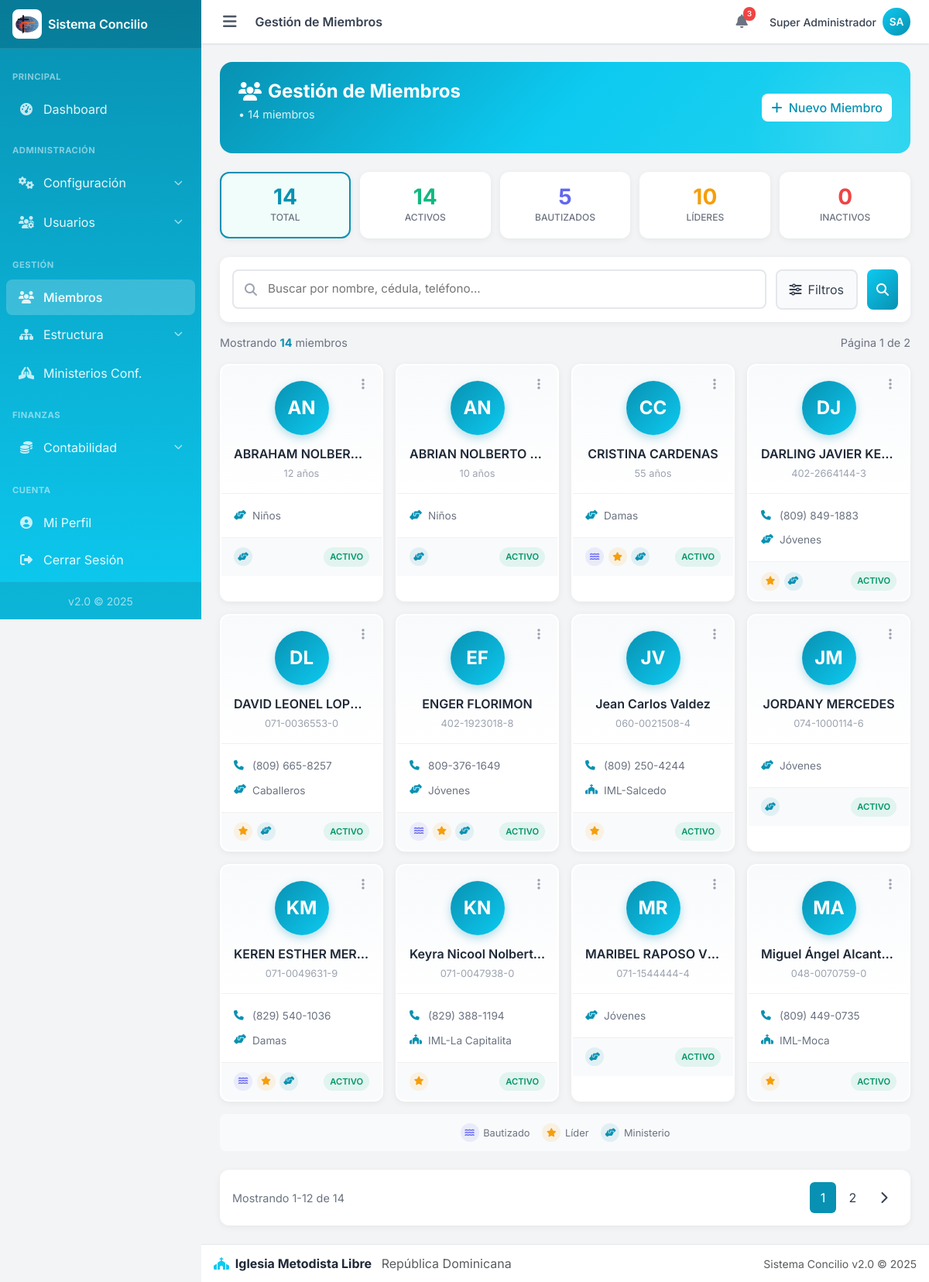
The page /admin/miembros/index.php (signed in) on the database its author committed.
### tables this page shows
CREATE TABLE `miembros` (
  `id` int(11) NOT NULL,
  `iglesia_id` int(11) NOT NULL,
  `familia_id` int(11) DEFAULT NULL,
  `nombre` varchar(100) NOT NULL,
  `apellido` varchar(100) NOT NULL,
  `sexo` enum('M','F') NOT NULL,
  `fecha_nacimiento` date DEFAULT NULL,
  `nacionalidad_id` int(11) DEFAULT NULL,
  `tipo_documento` enum('cedula','pasaporte') DEFAULT 'cedula',
  `numero_documento` varchar(30) DEFAULT NULL,
  `telefono` varchar(30) DEFAULT NULL,
  `direccion` varchar(255) DEFAULT NULL,
  `foto` varchar(255) DEFAULT NULL,
  `estado_civil` enum('soltero','casado','union_libre','divorciado','viudo') DEFAULT 'soltero',
  `nivel_estudio_id` int(11) DEFAULT NULL,
  `carrera_id` int(11) DEFAULT NULL,
  `formacion_continuada` text DEFAULT NULL COMMENT 'Maestría, Doctorado, Diplomados, Especialidades',
  `estado_miembro` enum('en_plena','en_preparacion','miembro_menor') DEFAULT 'en_preparacion',
  `ministerio_id` int(11) DEFAULT NULL,
  `es_bautizado` tinyint(1) NOT NULL DEFAULT 0,
  `fecha_bautismo` date DEFAULT NULL,
  `es_lider` tinyint(1) NOT NULL DEFAULT 0,
  `estado` enum('activo','inactivo','fallecido','trasladado') NOT NULL DEFAULT 'activo',
  `creado_en` timestamp NOT NULL DEFAULT current_timestamp(),
  `actualizado_en` timestamp NOT NULL DEFAULT current_timestamp() ON UPDATE current_timestamp()
);

CREATE TABLE `ministerios` (
  `id` int(11) NOT NULL,
  `nombre` varchar(100) NOT NULL,
  `descripcion` varchar(255) DEFAULT NULL,
  `activo` tinyint(1) NOT NULL DEFAULT 1
);

CREATE TABLE `iglesias` (
  `id` int(11) NOT NULL,
  `distrito_id` int(11) NOT NULL,
  `codigo` varchar(20) NOT NULL,
  `nombre` varchar(150) NOT NULL,
  `categoria` enum('Circuito','Capilla','Proyecto Evangelístico') NOT NULL DEFAULT 'Circuito',
  `direccion` varchar(255) DEFAULT NULL,
  `provincia_id` int(11) DEFAULT NULL,
  `municipio_id` int(11) DEFAULT NULL,
  `telefono` varchar(30) DEFAULT NULL,
  `correo` varchar(150) DEFAULT NULL,
  `activo` tinyint(1) NOT NULL DEFAULT 1,
  `creado_en` timestamp NOT NULL DEFAULT current_timestamp()
);

### admin/includes/seguridad.php (called while the page is built, shortened)
<?php
$ROL_NOMBRE = isset($_SESSION['rol_nombre']) ? $_SESSION['rol_nombre'] : 'sin_rol';

### admin/miembros/index.php (the view, shortened to what this page needs)
<?php
require_once __DIR__ . '/../includes/header.php';
$puede_crear = in_array($ROL_NOMBRE ?? '', ['super_admin', 'pastor', 'secretaria']);
$puede_eliminar = in_array($ROL_NOMBRE ?? '', ['super_admin', 'pastor']);
$filtro_ministerio = isset($_GET['ministerio']) ? (int)$_GET['ministerio'] : 0;
$filtro_estado = isset($_GET['estado']) ? $_GET['estado'] : '';
$filtro_estado_miembro = isset($_GET['estado_miembro']) ? $_GET['estado_miembro'] : '';
$filtro_bautizado = isset($_GET['bautizado']) ? $_GET['bautizado'] : '';
$filtro_lider = isset($_GET['lider']) ? $_GET['lider'] : '';
$buscar = isset($_GET['buscar']) ? trim($_GET['buscar']) : '';
$por_pagina = 12;
$pagina_actual = isset($_GET['pagina']) ? max(1, (int)$_GET['pagina']) : 1;
$offset = ($pagina_actual - 1) * $por_pagina;
$where = [];
$params = [];
$types = '';
$where_clause = !empty($where) ? " WHERE " . implode(' AND ', $where) : "";
$sql_base = "FROM miembros m
             INNER JOIN iglesias i ON i.id = m.iglesia_id
             INNER JOIN distritos d ON d.id = i.distrito_id
             LEFT JOIN ministerios min ON min.id = m.ministerio_id";
$where_base = [];
$where_base_clause = !empty($where_base) ? " WHERE " . implode(' AND ', $where_base) : "";
$stats = ['total' => 0, 'activos' => 0, 'bautizados' => 0, 'lideres' => 0, 'inactivos' => 0];
try {
    $sql = "SELECT COUNT(*) as total $sql_base $where_base_clause";
    $stmt = $conexion->prepare($sql);
    $stmt->execute();
    $stats['total'] = $stmt->get_result()->fetch_assoc()['total'] ?? 0;
    $sql = "SELECT COUNT(*) as total $sql_base " . ($where_base_clause ? $where_base_clause . " AND " : " WHERE ") . "m.estado = 'activo'";
    $stmt = $conexion->prepare($sql);
    $stmt->execute();
    $stats['activos'] = $stmt->get_result()->fetch_assoc()['total'] ?? 0;
    $sql = "SELECT COUNT(*) as total $sql_base " . ($where_base_clause ? $where_base_clause . " AND " : " WHERE ") . "m.es_bautizado = 1 AND m.estado = 'activo'";
    $stmt = $conexion->prepare($sql);
    $stmt->execute();
    $stats['bautizados'] = $stmt->get_result()->fetch_assoc()['total'] ?? 0;
    $sql = "SELECT COUNT(*) as total $sql_base " . ($where_base_clause ? $where_base_clause . " AND " : " WHERE ") . "m.es_lider = 1 AND m.estado = 'activo'";
    $stmt = $conexion->prepare($sql);
    $stmt->execute();
    $stats['lideres'] = $stmt->get_result()->fetch_assoc()['total'] ?? 0;
    $sql = "SELECT COUNT(*) as total $sql_base " . ($where_base_clause ? $where_base_clause . " AND " : " WHERE ") . "m.estado != 'activo'";
    $stmt = $conexion->prepare($sql);
    $stmt->execute();
    $stats['inactivos'] = $stmt->get_result()->fetch_assoc()['total'] ?? 0;
    $sql = "SELECT COUNT(*) as total $sql_base $where_clause";
    $stmt = $conexion->prepare($sql);
    $stmt->execute();
    $total_registros = $stmt->get_result()->fetch_assoc()['total'] ?? 0;
    $total_paginas = (int)ceil($total_registros / $por_pagina);
    $sql = "SELECT m.*, i.nombre AS iglesia_nombre, min.nombre AS ministerio_nombre
            $sql_base $where_clause ORDER BY m.nombre, m.apellido LIMIT ? OFFSET ?";
    $params_pag = array_merge($params, [$por_pagina, $offset]);
    $types_pag = $types . 'ii';
    $stmt = $conexion->prepare($sql);
    $stmt->bind_param($types_pag, ...$params_pag);
    $stmt->execute();
    $resultado = $stmt->get_result();
} catch (Exception $e) {
    error_log("Error: " . $e->getMessage());
    echo "<div class='alert alert-danger'>Error al cargar los miembros: " . htmlspecialchars($e->getMessage()) . "</div>";
    require_once __DIR__ . '/../includes/footer.php';
    exit;
}
function calcularEdadMiembro($fecha): int {
    return (int)(new DateTime($fecha))->diff(new DateTime())->y;
}
function getInicialesMiembro($nombre, $apellido): string {
    $n = !empty($nombre) ? mb_strtoupper(mb_substr($nombre, 0, 1)) : '';
    $a = !empty($apellido) ? mb_strtoupper(mb_substr($apellido, 0, 1)) : '';
    return $n . $a;
}
function buildUrl($params_override = []): string {
    $params = [];
    $params = array_merge($params, $params_override);
    $params = array_filter($params, fn($v) => $v !== '' && $v !== 0 && $v !== '0');
    return 'index.php' . (!empty($params) ? '?' . http_build_query($params) : '');
}
$hay_filtros = $filtro_ministerio > 0 || $filtro_estado !== '' || $filtro_estado_miembro !== '' ||
               $filtro_bautizado !== '' || $filtro_lider !== '' || $buscar !== '';
?>
<div class="members-header">
    <div class="members-header-content">
        <div>
            <h1><i class="fas fa-users"></i> Gestión de Miembros</h1>
            <p class="header-subtitle"><?php echo isset($IGLESIA_NOMBRE) ? htmlspecialchars($IGLESIA_NOMBRE) : 'Sistema Concilio'; ?> • <?php echo number_format($stats['total']); ?> miembros</p>
        </div>
        <?php if ($puede_crear): ?>
        <a href="crear.php" class="btn btn-primary"><i class="fas fa-plus me-1"></i> Nuevo Miembro</a>
        <?php endif; ?>
    </div>
</div>
<div class="stat-cards">
    <a href="index.php" class="stat-card stat-total <?php echo !$hay_filtros ? 'active' : ''; ?>">
        <div class="stat-number"><?php echo number_format($stats['total']); ?></div>
        <div class="stat-label">Total</div>
    </a>
    <a href="<?php echo buildUrl(['estado' => 'activo', 'bautizado' => '', 'lider' => '']); ?>" class="stat-card stat-activos <?php echo $filtro_estado === 'activo' && !$filtro_bautizado && !$filtro_lider ? 'active' : ''; ?>">
        <div class="stat-number"><?php echo number_format($stats['activos']); ?></div>
        <div class="stat-label">Activos</div>
    </a>
    <a href="<?php echo buildUrl(['bautizado' => '1', 'estado' => 'activo', 'lider' => '']); ?>" class="stat-card stat-bautizados <?php echo $filtro_bautizado === '1' ? 'active' : ''; ?>">
        <div class="stat-number"><?php echo number_format($stats['bautizados']); ?></div>
        <div class="stat-label">Bautizados</div>
    </a>
    <a href="<?php echo buildUrl(['lider' => '1', 'estado' => 'activo', 'bautizado' => '']); ?>" class="stat-card stat-lideres <?php echo $filtro_lider === '1' ? 'active' : ''; ?>">
        <div class="stat-number"><?php echo number_format($stats['lideres']); ?></div>
        <div class="stat-label">Líderes</div>
    </a>
    <a href="<?php echo buildUrl(['estado' => 'inactivo', 'bautizado' => '', 'lider' => '']); ?>" class="stat-card stat-inactivos <?php echo $filtro_estado === 'inactivo' ? 'active' : ''; ?>">
        <div class="stat-number"><?php echo number_format($stats['inactivos']); ?></div>
        <div class="stat-label">Inactivos</div>
    </a>
</div>
<div class="search-section">
    <form method="get" id="searchForm">
        <div class="search-row">
            <div class="search-input-wrapper">
                <i class="fas fa-search"></i>
                <input type="text" name="buscar" placeholder="Buscar por nombre, cédula, teléfono..." value="<?php echo htmlspecialchars($buscar); ?>">
            </div>
            <button type="button" class="filter-toggle <?php echo $hay_filtros ? 'active' : ''; ?>" onclick="toggleFilters()">
                <i class="fas fa-sliders-h"></i> Filtros
            </button>
            <button type="submit" class="btn btn-primary"><i class="fas fa-search"></i></button>
        </div>
    </form>
</div>
<div class="results-info">
    <span>Mostrando <strong><?php echo number_format($total_registros); ?></strong> miembros<?php echo $buscar ? ' para "'.htmlspecialchars($buscar).'"' : ''; ?></span>
    <?php if ($total_paginas > 1): ?><span>Página <?php echo $pagina_actual; ?> de <?php echo $total_paginas; ?></span><?php endif; ?>
</div>
<?php if ($resultado && $resultado->num_rows > 0): ?>
<div class="members-grid">
    <?php while ($m = $resultado->fetch_assoc()): ?>
    <div class="member-card" onclick="window.location.href='ver.php?id=<?php echo $m['id']; ?>'">
        <div class="member-card-top">
            <?php if ($puede_crear || $puede_eliminar): ?>
            <div class="member-card-menu" onclick="event.stopPropagation();">
                <button type="button" class="btn-card-menu" data-bs-toggle="dropdown"><i class="fas fa-ellipsis-v"></i></button>
            </div>
            <?php endif; ?>
            <?php if (!empty($m['foto']) && file_exists(__DIR__.'/../../uploads/miembros/'.$m['foto'])): ?>
                <img src="../../uploads/miembros/<?php echo htmlspecialchars($m['foto']); ?>" class="member-avatar">
            <?php else: ?>
                <div class="member-avatar-placeholder"><?php echo getInicialesMiembro($m['nombre']??'',$m['apellido']??''); ?></div>
            <?php endif; ?>
            <div class="member-name"><?php echo htmlspecialchars(($m['nombre']??'').' '.($m['apellido']??'')); ?></div>
            <?php if (!empty($m['numero_documento'])): ?>
            <div class="member-document"><?php echo htmlspecialchars($m['numero_documento']); ?></div>
            <?php elseif (!empty($m['fecha_nacimiento'])): ?>
            <div class="member-document"><?php echo calcularEdadMiembro($m['fecha_nacimiento']); ?> años</div>
            <?php endif; ?>
        </div>
        <div class="member-card-body">
            <?php if (!empty($m['telefono'])): ?>
            <div class="member-info-row"><i class="fas fa-phone"></i><span><?php echo htmlspecialchars($m['telefono']); ?></span></div>
            <?php endif; ?>
            <?php if (!empty($m['ministerio_nombre'])): ?>
            <div class="member-info-row"><i class="fas fa-hands-helping"></i><span><?php echo htmlspecialchars($m['ministerio_nombre']); ?></span></div>
            <?php else: ?>
            <div class="member-info-row"><i class="fas fa-church"></i><span><?php echo htmlspecialchars($m['iglesia_nombre']??''); ?></span></div>
            <?php endif; ?>
        </div>
        <div class="member-card-footer">
            <div class="member-badges">
                <?php if (!empty($m['es_bautizado'])): ?><span class="member-badge bautizado" title="Bautizado"><i class="fas fa-water"></i></span><?php endif; ?>
                <?php if (!empty($m['es_lider'])): ?><span class="member-badge lider" title="Líder"><i class="fas fa-star"></i></span><?php endif; ?>
                <?php if (!empty($m['ministerio_id'])): ?><span class="member-badge ministerio" title="Ministerio"><i class="fas fa-hands-helping"></i></span><?php endif; ?>
            </div>
            <span class="member-status <?php echo $m['estado']??'activo'; ?>"><?php echo ucfirst($m['estado']??'activo'); ?></span>
        </div>
    </div>
    <?php endwhile; ?>
</div>
<div class="badges-legend">
    <span><span class="member-badge bautizado"><i class="fas fa-water"></i></span> Bautizado</span>
    <span><span class="member-badge lider"><i class="fas fa-star"></i></span> Líder</span>
    <span><span class="member-badge ministerio"><i class="fas fa-hands-helping"></i></span> Ministerio</span>
</div>
<?php if ($total_paginas > 1): ?>
<div class="pagination-wrapper">
    <div class="pagination-info">Mostrando <?php echo min($offset+1,$total_registros); ?>-<?php echo min($offset+$por_pagina,$total_registros); ?> de <?php echo $total_registros; ?></div>
    <nav><ul class="pagination">
        <?php
        $rango = 2; $inicio = max(1,$pagina_actual-$rango); $fin = min($total_paginas,$pagina_actual+$rango);
        ?><?php
        for ($i = $inicio; $i <= $fin; $i++): ?><li class="page-item <?php echo $i==$pagina_actual?'active':''; ?>"><a class="page-link" href="<?php echo buildUrl(['pagina'=>$i]); ?>"><?php echo $i; ?></a></li><?php endfor;
        ?><?php
        if ($pagina_actual < $total_paginas): ?><li class="page-item"><a class="page-link" href="<?php echo buildUrl(['pagina'=>$pagina_actual+1]); ?>"><i class="fas fa-chevron-right"></i></a></li><?php endif; ?>
    </ul></nav>
</div>
<?php endif; ?>
<?php endif; ?>
<?php require_once __DIR__ . '/../includes/footer.php'; ?>

### css/custom.css (style rules this page uses)
:root { --primary: #0dcaf0; --primary-dark: #0891b2; --primary-light: #67e8f9; --primary-darker: #0e7490; --success: #10b981; --warning: #f59e0b; --danger: #ef4444; --info: #3b82f6; --gray-50: #f9fafb; --gray-100: #f3f4f6; --gray-200: #e5e7eb; --gray-300: #d1d5db; --gray-400: #9ca3af; --gray-500: #6b7280; --gray-600: #4b5563; --gray-700: #374151; --gray-800: #1f2937; --gray-900: #111827; --sidebar-width: 260px; --navbar-height: 56px; --footer-height: 50px; --shadow-sm: 0 1px 2px rgba(0, 0, 0, 0.05); --shadow: 0 1px 3px rgba(0, 0, 0, 0.1); --shadow-md: 0 4px 6px rgba(0, 0, 0, 0.1); --shadow-lg: 0 10px 15px rgba(0, 0, 0, 0.1); --font-family: 'Inter', -apple-system, BlinkMacSystemFont, sans-serif; }
* { box-sizing: border-box; }
html { scroll-behavior: smooth; -webkit-tap-highlight-color: transparent; }
body { font-family: var(--font-family); background: var(--gray-100); color: var(--gray-800); margin: 0; padding: 0; min-height: 100vh; }
.btn { font-weight: 500; border-radius: 0.5rem; transition: all 0.2s ease; }
.btn-primary { background: linear-gradient(135deg, var(--primary) 0%, var(--primary-dark) 100%); border: none; }
body { overscroll-behavior-y: contain; }
.btn, .nav-link, .card[class*="bg-"] a { -webkit-user-select: none; user-select: none; -webkit-tap-highlight-color: transparent; }

### rows shown on the page
miembros: getInicialesMiembro($m['nombre']??'',$m['apellido']??'') "AN", nombre+apellido "ABRAHAM NOLBER…", fecha_nacimiento "12", ministerio.nombre "Niños", estado "ACTIVO"
miembros: getInicialesMiembro($m['nombre']??'',$m['apellido']??'') "AN", nombre+apellido "ABRIAN NOLBERTO…", fecha_nacimiento "10", ministerio.nombre "Niños", estado "ACTIVO"
miembros: getInicialesMiembro($m['nombre']??'',$m['apellido']??'') "CC", nombre+apellido "CRISTINA CARDENAS", fecha_nacimiento "55", ministerio.nombre "Damas", es_bautizado 1 (drawn), es_lider 1 (drawn), estado "ACTIVO"
miembros: getInicialesMiembro($m['nombre']??'',$m['apellido']??'') "DJ", nombre+apellido "DARLING JAVIER KE…", numero_documento "402-2664144-3", telefono "(809) 849-1883", ministerio.nombre "Jóvenes", es_lider 1 (drawn), estado "ACTIVO"
miembros: getInicialesMiembro($m['nombre']??'',$m['apellido']??'') "DL", nombre+apellido "DAVID LEONEL LOP…", numero_documento "071-0036553-0", telefono "(809) 665-8257", ministerio.nombre "Caballeros", es_lider 1 (drawn), estado "ACTIVO"
miembros: getInicialesMiembro($m['nombre']??'',$m['apellido']??'') "EF", nombre+apellido "ENGER FLORIMON", numero_documento "402-1923018-8", telefono "809-376-1649", ministerio.nombre "Jóvenes", es_bautizado 1 (drawn), es_lider 1 (drawn), estado "ACTIVO"
miembros: getInicialesMiembro($m['nombre']??'',$m['apellido']??'') "JV", nombre+apellido "Jean Carlos Valdez", numero_documento "060-0021508-4", telefono "(809) 250-4244", iglesia.nombre "IML-Salcedo", es_lider 1 (drawn), estado "ACTIVO"
miembros: getInicialesMiembro($m['nombre']??'',$m['apellido']??'') "JM", nombre+apellido "JORDANY MERCEDES", numero_documento "074-1000114-6", ministerio.nombre "Jóvenes", estado "ACTIVO"
miembros: getInicialesMiembro($m['nombre']??'',$m['apellido']??'') "KM", nombre+apellido "KEREN ESTHER MER…", numero_documento "071-0049631-9", telefono "(829) 540-1036", ministerio.nombre "Damas", es_bautizado 1 (drawn), es_lider 1 (drawn), estado "ACTIVO"
miembros: getInicialesMiembro($m['nombre']??'',$m['apellido']??'') "KN", nombre+apellido "Keyra Nicool Nolbert…", numero_documento "071-0047938-0", telefono "(829) 388-1194", iglesia.nombre "IML-La Capitalita", es_lider 1 (drawn), estado "ACTIVO"
miembros: getInicialesMiembro($m['nombre']??'',$m['apellido']??'') "MR", nombre+apellido "MARIBEL RAPOSO V…", numero_documento "071-1544444-4", ministerio.nombre "Jóvenes", estado "ACTIVO"
miembros: getInicialesMiembro($m['nombre']??'',$m['apellido']??'') "MA", nombre+apellido "Miguel Ángel Alcant…", numero_documento "048-0070759-0", telefono "(809) 449-0735", iglesia.nombre "IML-Moca", es_lider 1 (drawn), estado "ACTIVO"

### other values the page prints
$titulo_pagina "Gestión de Miembros"
$USUARIO_NOMBRE "Super Administrador"
$iniciales "SA"
$stats['total'] "14"
$stats['activos'] "14"
$stats['bautizados'] "5"
$stats['lideres'] "10"
$stats['inactivos'] "0"
$total_registros "14"
$pagina_actual "1"
$total_paginas "2"
min($offset+1,$total_registros) "1"
min($offset+$por_pagina,$total_registros) "12"
